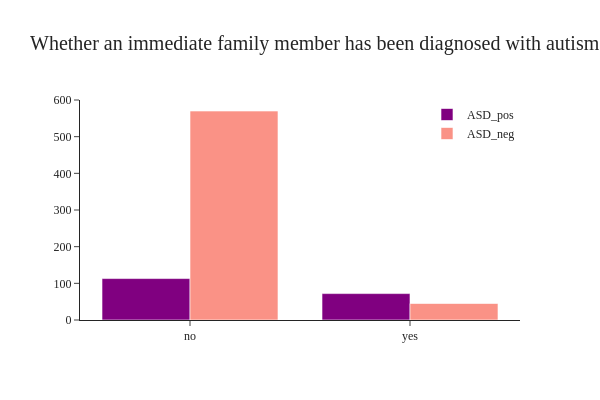

The notebook cell this image was saved under:
### Markdown cell above
### Autism in the family
- Most patients have no immediate family who have been diagnose for autism.
- However, those who have autistic family members are likely to be diagnose with autism. 72 out of 117 (i.e 62%) of the ASD_positive patients have family members with autism.

### Code cell
fig = go.Figure()
fig.add_trace(go.Histogram(x=ASD_pos['autism'],histnorm='',
              name='ASD_pos', marker_color = 'purple'),
              )
fig.add_trace(go.Histogram(x=ASD_neg['autism'],histnorm='',
              name='ASD_neg', marker_color = 'salmon', opacity=0.85),
             )  

fig.update_layout(title="Whether an immediate family member has been diagnosed with autism", 
                  font_family="San Serif",
                  titlefont={'size': 20},
                  template='simple_white',
                  width=600, 
                  height=400,
                  legend=dict(
                  orientation="v", y=1, yanchor="top", x=1.0, xanchor="right" )                 
                 ).update_xaxes(categoryorder='total descending') 

fig.show()

### Figure 1 — Plotly figure (JSON) as saved in the notebook; plotly's stock layout.template omitted (floating-point values rounded to 4 significant figures; data arrays with more than 128 entries replaced by an {"elided": "..."} marker saying what was removed)
{"data": [{"histnorm": "", "marker": {"color": "purple"}, "name": "ASD_pos", "type": "histogram", "x": {"elided": "185 str values"}}, {"histnorm": "", "marker": {"color": "salmon"}, "name": "ASD_neg", "opacity": 0.85, "type": "histogram", "x": {"elided": "615 str values"}}], "layout": {"font": {"family": "San Serif"}, "height": 400, "legend": {"orientation": "v", "x": 1.0, "xanchor": "right", "y": 1, "yanchor": "top"}, "title": {"font": {"size": 20}, "text": "Whether an immediate family member has been diagnosed with autism"}, "width": 600, "xaxis": {"categoryorder": "total descending"}}}
